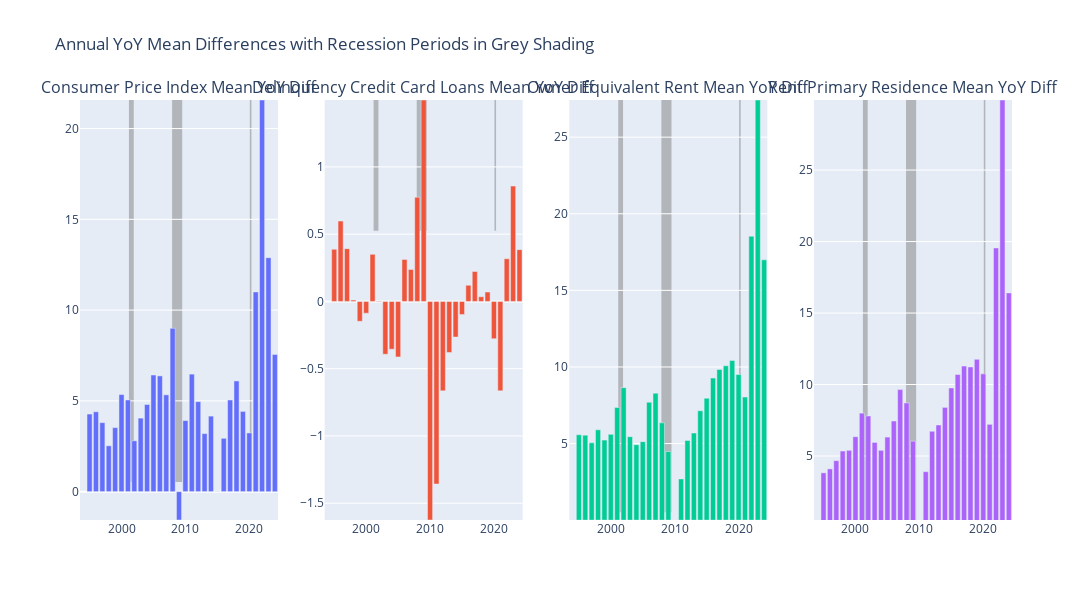

The notebook cell saved with this chart:
### Markdown cell above
### Annual Mean Differences with Recession Periods Highlighted:
After reviewing the annual statistics table that displayed the variable means for each year, I noticed significant year-over-year fluctuations in the mean differences in the recent years. As a result, these charts were created to visualize the annual percentage changes. I chose to focus on key variables such as the Consumer Price Index Mean Diff, Delinquency Credit Loans Mean Diff, Owner Equivalent Rent Mean Diff, and Rent Primary Residence Mean Diff because I hypothesize that these factors may influence individuals to take on second jobs. The goal is to assess the strength of these variables' impact over time and observe how they trended, especially during periods of economic recession.

### Code cell
# 4 charts in one row
fig = sp.make_subplots(rows=1, cols=4, subplot_titles=[
    'Consumer Price Index Mean YoY Diff', 'Delinquency Credit Card Loans Mean YoY Diff',
    'Owner Equivalent Rent Mean YoY Diff', 'Rent Primary Residence Mean YoY Diff'
])

# Define the variables to plot
variables = ['ConsumerPriceIndex_mean_diff', 'DelinquencyCreditCLoans_mean_diff',
             'OwnerEquivalentRent_mean_diff', 'RentPrimaryResidence_mean_diff']

# Add each bar chart to the subplot grid
# this is looking at each variable in the variables list
for i, var in enumerate(variables):
    fig.add_trace(go.Bar(x=annual_combined_stats.index, y=annual_combined_stats[var], name=var), row=1, col=i+1)

# Set the min and max for each subplot y-axis based on the data range
for i, var in enumerate(variables):
    y_min = annual_combined_stats[var].min()  # Get min value for the y-axis
    y_max = annual_combined_stats[var].max()  # Get max value for the y-axis
    fig.update_yaxes(range=[y_min, y_max], row=1, col=i+1)

# Add recession periods 
for period in recession_periods:
    for i in range(1, 5):  # 4 charts in total
        fig.add_shape(
            type="rect",
            xref="x", yref="y", 
            x0=pd.to_datetime(period['start']), x1=pd.to_datetime(period['end']),
            y0=y_min, y1=y_max,  
            fillcolor="grey", opacity=0.5, layer="below", line_width=0,
            row=1, col=i
        )

fig.update_layout(height=600, width=1700, title_text="Annual YoY Mean Differences with Recession Periods in Grey Shading", showlegend=False)
fig.show()

### Figure 1 — Plotly figure (JSON) as saved in the notebook; plotly's stock layout.template omitted (floating-point values rounded to 4 significant figures)
{"data": [{"name": "ConsumerPriceIndex_mean_diff", "type": "bar", "x": ["1994-01-01T00:00:00", "1995-01-01T00:00:00", "1996-01-01T00:00:00", "1997-01-01T00:00:00", "1998-01-01T00:00:00", "1999-01-01T00:00:00", "2000-01-01T00:00:00", "2001-01-01T00:00:00", "2002-01-01T00:00:00", "2003-01-01T00:00:00", "2004-01-01T00:00:00", "2005-01-01T00:00:00", "2006-01-01T00:00:00", "2007-01-01T00:00:00", "2008-01-01T00:00:00", "2009-01-01T00:00:00", "2010-01-01T00:00:00", "2011-01-01T00:00:00", "2012-01-01T00:00:00", "2013-01-01T00:00:00", "2014-01-01T00:00:00", "2015-01-01T00:00:00", "2016-01-01T00:00:00", "2017-01-01T00:00:00", "2018-01-01T00:00:00", "2019-01-01T00:00:00", "2020-01-01T00:00:00", "2021-01-01T00:00:00", "2022-01-01T00:00:00", "2023-01-01T00:00:00", "2024-01-01T00:00:00"], "xaxis": "x", "y": [null, 4.275, 4.4, 3.8, 2.525, 3.525, 5.35, 5.05, 2.8, 4.05, 4.8, 6.425, 6.375, 5.334, 8.998, -1.562, 3.913, 6.474, 4.958, 3.197, 4.16, 0.013, 2.938, 5.049, 6.098, 4.42, 3.235, 11.0, 21.57, 12.89, 7.559], "yaxis": "y"}, {"name": "DelinquencyCreditCLoans_mean_diff", "type": "bar", "x": ["1994-01-01T00:00:00", "1995-01-01T00:00:00", "1996-01-01T00:00:00", "1997-01-01T00:00:00", "1998-01-01T00:00:00", "1999-01-01T00:00:00", "2000-01-01T00:00:00", "2001-01-01T00:00:00", "2002-01-01T00:00:00", "2003-01-01T00:00:00", "2004-01-01T00:00:00", "2005-01-01T00:00:00", "2006-01-01T00:00:00", "2007-01-01T00:00:00", "2008-01-01T00:00:00", "2009-01-01T00:00:00", "2010-01-01T00:00:00", "2011-01-01T00:00:00", "2012-01-01T00:00:00", "2013-01-01T00:00:00", "2014-01-01T00:00:00", "2015-01-01T00:00:00", "2016-01-01T00:00:00", "2017-01-01T00:00:00", "2018-01-01T00:00:00", "2019-01-01T00:00:00", "2020-01-01T00:00:00", "2021-01-01T00:00:00", "2022-01-01T00:00:00", "2023-01-01T00:00:00", "2024-01-01T00:00:00"], "xaxis": "x2", "y": [null, 0.3875, 0.5975, 0.3925, 0.01, -0.1475, -0.0875, 0.35, 0.0025, -0.3925, -0.355, -0.4125, 0.3125, 0.2375, 0.775, 1.498, -1.625, -1.358, -0.665, -0.38, -0.265, -0.0975, 0.12, 0.2225, 0.035, 0.07, -0.2775, -0.665, 0.3175, 0.8575, 0.385], "yaxis": "y2"}, {"name": "OwnerEquivalentRent_mean_diff", "type": "bar", "x": ["1994-01-01T00:00:00", "1995-01-01T00:00:00", "1996-01-01T00:00:00", "1997-01-01T00:00:00", "1998-01-01T00:00:00", "1999-01-01T00:00:00", "2000-01-01T00:00:00", "2001-01-01T00:00:00", "2002-01-01T00:00:00", "2003-01-01T00:00:00", "2004-01-01T00:00:00", "2005-01-01T00:00:00", "2006-01-01T00:00:00", "2007-01-01T00:00:00", "2008-01-01T00:00:00", "2009-01-01T00:00:00", "2010-01-01T00:00:00", "2011-01-01T00:00:00", "2012-01-01T00:00:00", "2013-01-01T00:00:00", "2014-01-01T00:00:00", "2015-01-01T00:00:00", "2016-01-01T00:00:00", "2017-01-01T00:00:00", "2018-01-01T00:00:00", "2019-01-01T00:00:00", "2020-01-01T00:00:00", "2021-01-01T00:00:00", "2022-01-01T00:00:00", "2023-01-01T00:00:00", "2024-01-01T00:00:00"], "xaxis": "x3", "y": [null, 5.575, 5.55, 5.05, 5.9, 5.225, 5.6, 7.35, 8.65, 5.45, 4.925, 5.125, 7.7, 8.29, 6.354, 4.48, 0.01075, 2.692, 5.205, 5.688, 7.143, 7.961, 9.273, 9.835, 10.08, 10.42, 9.505, 8.035, 18.54, 27.43, 16.99], "yaxis": "y3"}, {"name": "RentPrimaryResidence_mean_diff", "type": "bar", "x": ["1994-01-01T00:00:00", "1995-01-01T00:00:00", "1996-01-01T00:00:00", "1997-01-01T00:00:00", "1998-01-01T00:00:00", "1999-01-01T00:00:00", "2000-01-01T00:00:00", "2001-01-01T00:00:00", "2002-01-01T00:00:00", "2003-01-01T00:00:00", "2004-01-01T00:00:00", "2005-01-01T00:00:00", "2006-01-01T00:00:00", "2007-01-01T00:00:00", "2008-01-01T00:00:00", "2009-01-01T00:00:00", "2010-01-01T00:00:00", "2011-01-01T00:00:00", "2012-01-01T00:00:00", "2013-01-01T00:00:00", "2014-01-01T00:00:00", "2015-01-01T00:00:00", "2016-01-01T00:00:00", "2017-01-01T00:00:00", "2018-01-01T00:00:00", "2019-01-01T00:00:00", "2020-01-01T00:00:00", "2021-01-01T00:00:00", "2022-01-01T00:00:00", "2023-01-01T00:00:00", "2024-01-01T00:00:00"], "xaxis": "x4", "y": [null, 3.825, 4.1, 4.675, 5.35, 5.4, 6.35, 8, 7.8, 5.95, 5.4, 6.325, 7.45, 9.646, 8.715, 6.04, 0.5247, 3.905, 6.733, 7.17, 8.401, 9.762, 10.71, 11.29, 11.23, 11.76, 10.75, 7.216, 19.55, 29.9, 16.41], "yaxis": "y4"}], "layout": {"annotations": [{"font": {"size": 16}, "showarrow": false, "text": "Consumer Price Index Mean YoY Diff", "x": 0.1062, "xanchor": "center", "xref": "paper", "y": 1, "yanchor": "bottom", "yref": "paper"}, {"font": {"size": 16}, "showarrow": false, "text": "Delinquency Credit Card Loans Mean YoY Diff", "x": 0.3688, "xanchor": "center", "xref": "paper", "y": 1, "yanchor": "bottom", "yref": "paper"}, {"font": {"size": 16}, "showarrow": false, "text": "Owner Equivalent Rent Mean YoY Diff", "x": 0.6313, "xanchor": "center", "xref": "paper", "y": 1, "yanchor": "bottom", "yref": "paper"}, {"font": {"size": 16}, "showarrow": false, "text": "Rent Primary Residence Mean YoY Diff", "x": 0.8938, "xanchor": "center", "xref": "paper", "y": 1, "yanchor": "bottom", "yref": "paper"}], "height": 600, "shapes": [{"fillcolor": "grey", "layer": "below", "line": {"width": 0}, "opacity": 0.5, "type": "rect", "x0": "2001-03-01T00:00:00", "x1": "2001-11-30T00:00:00", "xref": "x", "y0": 0.5247, "y1": 29.9, "yref": "y"}, {"fillcolor": "grey", "layer": "below", "line": {"width": 0}, "opacity": 0.5, "type": "rect", "x0": "2001-03-01T00:00:00", "x1": "2001-11-30T00:00:00", "xref": "x2", "y0": 0.5247, "y1": 29.9, "yref": "y2"}, {"fillcolor": "grey", "layer": "below", "line": {"width": 0}, "opacity": 0.5, "type": "rect", "x0": "2001-03-01T00:00:00", "x1": "2001-11-30T00:00:00", "xref": "x3", "y0": 0.5247, "y1": 29.9, "yref": "y3"}, {"fillcolor": "grey", "layer": "below", "line": {"width": 0}, "opacity": 0.5, "type": "rect", "x0": "2001-03-01T00:00:00", "x1": "2001-11-30T00:00:00", "xref": "x4", "y0": 0.5247, "y1": 29.9, "yref": "y4"}, {"fillcolor": "grey", "layer": "below", "line": {"width": 0}, "opacity": 0.5, "type": "rect", "x0": "2007-12-01T00:00:00", "x1": "2009-06-30T00:00:00", "xref": "x", "y0": 0.5247, "y1": 29.9, "yref": "y"}, {"fillcolor": "grey", "layer": "below", "line": {"width": 0}, "opacity": 0.5, "type": "rect", "x0": "2007-12-01T00:00:00", "x1": "2009-06-30T00:00:00", "xref": "x2", "y0": 0.5247, "y1": 29.9, "yref": "y2"}, {"fillcolor": "grey", "layer": "below", "line": {"width": 0}, "opacity": 0.5, "type": "rect", "x0": "2007-12-01T00:00:00", "x1": "2009-06-30T00:00:00", "xref": "x3", "y0": 0.5247, "y1": 29.9, "yref": "y3"}, {"fillcolor": "grey", "layer": "below", "line": {"width": 0}, "opacity": 0.5, "type": "rect", "x0": "2007-12-01T00:00:00", "x1": "2009-06-30T00:00:00", "xref": "x4", "y0": 0.5247, "y1": 29.9, "yref": "y4"}, {"fillcolor": "grey", "layer": "below", "line": {"width": 0}, "opacity": 0.5, "type": "rect", "x0": "2020-02-01T00:00:00", "x1": "2020-04-30T00:00:00", "xref": "x", "y0": 0.5247, "y1": 29.9, "yref": "y"}, {"fillcolor": "grey", "layer": "below", "line": {"width": 0}, "opacity": 0.5, "type": "rect", "x0": "2020-02-01T00:00:00", "x1": "2020-04-30T00:00:00", "xref": "x2", "y0": 0.5247, "y1": 29.9, "yref": "y2"}, {"fillcolor": "grey", "layer": "below", "line": {"width": 0}, "opacity": 0.5, "type": "rect", "x0": "2020-02-01T00:00:00", "x1": "2020-04-30T00:00:00", "xref": "x3", "y0": 0.5247, "y1": 29.9, "yref": "y3"}, {"fillcolor": "grey", "layer": "below", "line": {"width": 0}, "opacity": 0.5, "type": "rect", "x0": "2020-02-01T00:00:00", "x1": "2020-04-30T00:00:00", "xref": "x4", "y0": 0.5247, "y1": 29.9, "yref": "y4"}], "showlegend": false, "title": {"text": "Annual YoY Mean Differences with Recession Periods in Grey Shading"}, "width": 1700, "xaxis": {"anchor": "y", "domain": [0, 0.2125]}, "xaxis2": {"anchor": "y2", "domain": [0.2625, 0.475]}, "xaxis3": {"anchor": "y3", "domain": [0.525, 0.7375]}, "xaxis4": {"anchor": "y4", "domain": [0.7875, 1]}, "yaxis": {"anchor": "x", "domain": [0, 1], "range": [-1.562, 21.57]}, "yaxis2": {"anchor": "x2", "domain": [0, 1], "range": [-1.625, 1.498]}, "yaxis3": {"anchor": "x3", "domain": [0, 1], "range": [0.01075, 27.43]}, "yaxis4": {"anchor": "x4", "domain": [0, 1], "range": [0.5247, 29.9]}}}
